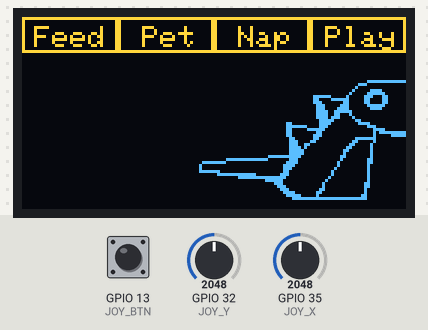
The sketch below on a simulated ESP32. Shown: 128×64 one-colour display. Inputs (shaded band) come from the test bench; at power-on: GPIO 35 (JOY_X) = 2048, GPIO 13 (JOY_BTN) HIGH, GPIO 32 (JOY_Y) = 2048. The OLED is the two-colour kind (top 16 rows yellow); random numbers use the default seed unless the sketch sets one; what the sketch prints to the serial monitor is not drawn.

Above: at 1.2 s.
1.3 s: GPIO 35 (JOY_X) set to 3603
At 1.82 s:
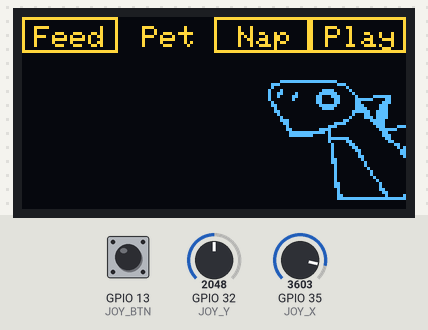
3.8 s: GPIO 13 (JOY_BTN) pulled LOW for 0.15 s
At 5.5 s:
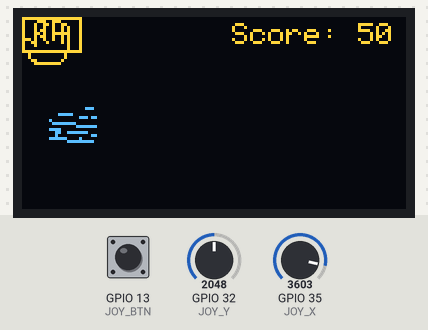
6.5 s: GPIO 13 (JOY_BTN) pulled LOW for 0.15 s
At 7.13 s:
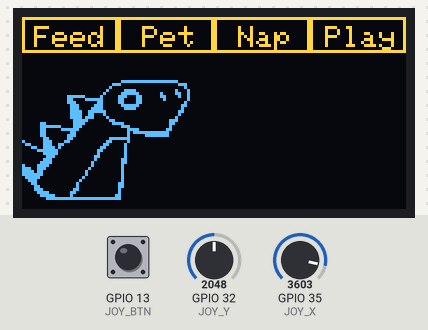
7.2 s: GPIO 35 (JOY_X) set to 2866
At 7.45 s:
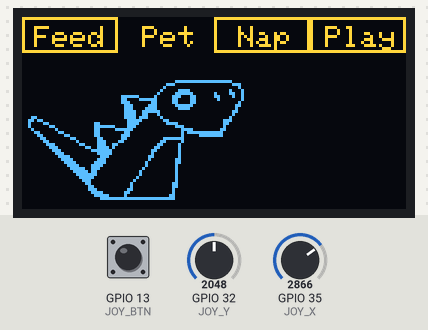
10.2 s: GPIO 35 (JOY_X) set to 4095
At 10.68 s:
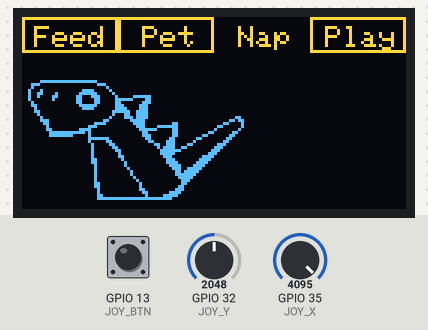
Timing chart, 0 to 13.0 s (numbered marks = the images above; inputs shaded):
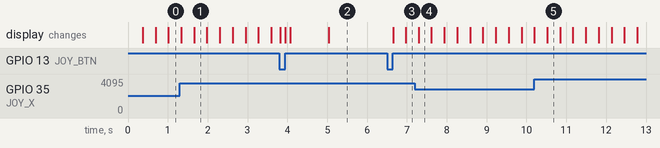

Measured:
- after the input at 6.5 s, the display: first changes after 0.16 s (image 3 shows a later state)

The sketch:

sketch.ino
```cpp
#include <SPI.h>
#include <Wire.h>
#include <Adafruit_GFX.h>
#include <Adafruit_SSD1306.h>
#include "dino_sprites.h"

#define SCREEN_WIDTH        128 // OLED display width, in pixels
#define SCREEN_HEIGHT        64 // OLED display height, in pixels

// Declaration for an SSD1306 display connected to I2C (SDA, SCL pins)
#define OLED_RESET -1 // Reset pin # (or -1 if sharing Arduino reset pin)
Adafruit_SSD1306 display(SCREEN_WIDTH, SCREEN_HEIGHT, &Wire, OLED_RESET);

#define JOY_X 35 // Joystick X-axis analog pin
#define JOY_Y 32 // Joystick Y-axis analog pin
#define JOY_BTN 13 // Joystick button pin

const int buttonWidth = 32;
const int buttonHeight = 12;
const int buttonY = 0;
const int buttonX[4] = {0, 32, 64, 96};
const char* menuLabels[4] = {"Feed", "Pet", "Nap", "Play"};
bool selected[4] = {false, false, false, false};
int joyX = 0;
int joyY = 0;
int joyButton = LOW;
int menuCount = -1;


int dinosaurX = 0;
int dinosaurY = 0;
int dinosaurSpeed = 2;

int hunger = 100;
int happiness = 48;
int tired = 100;

bool inGame = false;

unsigned char* dino_right[] = {bitmap_right_tail_up, bitmap_right_tail_down};
unsigned char* dino_left[] = {bitmap_left_tail_up, bitmap_left_tail_down};
unsigned char* cursor = bitmap_hand_cursor;
unsigned char* small_dino = bitmap_small_dino;
unsigned char* current_dino_sprite;

static unsigned long lastTime = 0;
static int dinoX = random(16, SCREEN_WIDTH - 16); // Assuming 16x16 dino
static int dinoY = random(16, SCREEN_HEIGHT - 16);

int cursorX, cursorY = 0;


void setup() {
  pinMode(JOY_BTN, INPUT_PULLUP);

  Serial.begin(115200);
  // SSD1306_SWITCHCAPVCC = generate display voltage from 3.3V internally
  if(!display.begin(SSD1306_SWITCHCAPVCC, 0x3C)) {
    Serial.println(F("SSD1306 allocation failed"));
    for(;;); // Don't proceed, loop forever
  }

  display.clearDisplay();

  // Display menu buttons
  for (int i = 0; i < 4; i++) {
    display.drawRect(buttonX[i], buttonY, buttonWidth, buttonHeight, SSD1306_WHITE);
  }
  //Draw Menu Text
  displayMenuText();
  display.display();

}

void loop() {
  Serial.println(inGame);

  joyX = map(analogRead(JOY_X), 0, 1023, 0, 32);
  joyY = map(analogRead(JOY_Y), 0, 1023, 0, 16);
  joyButton = digitalRead(JOY_BTN);

  //Serial.print(joyX);
  //Serial.print(", ");
  //Serial.println(joyY);

  if (!inGame){

    if(!joyButton){
      happiness+=1;
      Serial.println(happiness);
      if (menuCount == 1){
        inGame = true;
        setPetGame();
        delay(100);
        return;
      }
    }

    if(joyX > 100){
      menuCount++;
      if(menuCount > 3){
        menuCount = 0;
      }
    }else if(joyX < 28){
      menuCount--;
      if(menuCount < 0){
        menuCount = 3;
      }
    }

      display.clearDisplay();

  for (int i = 0; i < 4; i++) {
    if (i == menuCount) {
      // Flash the selected button by toggling between black and white
      static bool flashState = false;
      display.drawRect(buttonX[i], buttonY, buttonWidth, buttonHeight, flashState ? SSD1306_BLACK : SSD1306_WHITE);
      flashState = !flashState;
    } else {
      display.drawRect(buttonX[i], buttonY, buttonWidth, buttonHeight, SSD1306_WHITE);
    }
 }


  //get dino sprite to draw
  if(dinosaurSpeed >= 0){
    current_dino_sprite = dino_right[happiness > 50 ? 0 : 1];
  }else{
    current_dino_sprite = dino_left[happiness > 50 ? 0 : 1];
  }

  //flipBitmapVertical(current_dino_sprite, 128, 64);
  display.drawBitmap(dinosaurX, dinosaurY, current_dino_sprite, 128, 64, SSD1306_WHITE);


  // Move the dinosaur horizontally
  dinosaurX += dinosaurSpeed;

  // Check for boundaries and reverse direction
  if (dinosaurX <= -64 || dinosaurX >= SCREEN_WIDTH - 64) {
    dinosaurSpeed = -dinosaurSpeed;
  }

  displayMenuText();
  display.display();
  delay(10); // this speeds up the simulation

  }

  else {
    if (menuCount == 1){
      runPetGame();
        if (joyButton == LOW){
            // Debounce the button press
            // Recheck the button state after the debounce delay
            Serial.print("X: ");
            Serial.print(cursorX);
            Serial.print(" Y: ");
            Serial.println(cursorY);
                // Check if the cursor is in the "Back" button area
            if (cursorX < 20 and cursorY < 12){
                inGame = false;
                display.clearDisplay();
            }

        }
    }
}

}

void displayMenuText(){
  display.setTextSize(1);
  display.setTextColor(WHITE);

  display.setCursor(4, 3);
  display.println("Feed");

  display.setCursor(40, 3);
  display.println("Pet");

  display.setCursor(72, 3);
  display.println("Nap");

  display.setCursor(101, 3);
  display.println("Play");

}

void setPetGame() {
  display.clearDisplay();
  display.setTextSize(1);
  display.setTextColor(WHITE);

  // Coordinates and dimensions for the "Back" box
  int backX = 0, backY = 0;
  int backWidth = 20, backHeight = 12;  // Adjust size as needed

  // Draw a rectangle around "Back"
  display.drawRect(backX, backY, backWidth, backHeight, WHITE);

  // Draw "Back" text inside the rectangle
  display.setCursor(backX + 4, backY + 2); // Adjust cursor position as needed
  display.println("<-");

  display.setCursor(70, 2);
  display.print("Score: ");
  display.println(happiness);


}

void runPetGame() {


  joyX = map(analogRead(JOY_X), 0, 1023, 0, 32);
  joyY = map(analogRead(JOY_Y), 0, 1023, 0, 16);
  joyButton = digitalRead(JOY_BTN);

  const int cursorSize = 16;
  const int dinoSize = 16;


    if (joyX > 64) cursorX -= 5;
    if (joyX < 64) cursorX += 5;
    if (joyY > 32) cursorY -= 5;
    if (joyY < 32) cursorY += 5;

    // Constrain cursor position to display boundaries
    cursorX = constrain(cursorX, 0, SCREEN_WIDTH - 16);
    cursorY = constrain(cursorY, 0, SCREEN_HEIGHT - 16);

    // Game display logic
    display.clearDisplay();
    display.setTextSize(1);
    display.setTextColor(WHITE);

    // Draw the "Back" button
    setPetGame();
   // Or replicate the "Back" button drawing code here
    // Draw the cursor
    display.drawBitmap(cursorX, cursorY, cursor, 16, 16, SSD1306_WHITE);


  unsigned long currentTime = millis();


  if (cursorX < dinoX + dinoSize &&
      cursorX + cursorSize > dinoX &&
      cursorY < dinoY + dinoSize &&
      cursorY + cursorSize > dinoY) {

    lastTime = currentTime;

    // Collision detected, reposition dino
    dinoX = random(0, SCREEN_WIDTH - 16);
    dinoY = random(0, SCREEN_HEIGHT - 16);
    happiness += 1;
  }else if ((currentTime - lastTime > 5000)) { // 5 seconds passed
    lastTime = currentTime;
    dinoX = random(0, SCREEN_WIDTH - 16);
    dinoY = random(0, SCREEN_HEIGHT - 16);
  }

  // Draw the small dino
  display.drawBitmap(dinoX, dinoY, small_dino, 16, 16, SSD1306_WHITE);
  display.display();

  }


/*
void flashBitmap(static unsigned char bit_map){
  for (int i = 0; i < 8; i++) {
    bit_map[i] = ~bit_map[i];
  }
}

void flipBitmap(static unsigned char* bit_map, int size){
  for (int i = 0; i < size / 2; i++) {
    unsigned char temp = bit_map[i];
    bit_map[i] = bit_map[size - 1 - i];
    bit_map[size - 1 - i] = temp;
  }
}
*/

/*
void flipBitmapVertical(unsigned char* bitmap, int width, int height) {
  unsigned char tempBuffer[1024];
  for (int row = 0; row < height; row++) {
    for (int col = 0; col < width; col++) {
      int srcIndex = row * width + col;
      int destIndex = (height - 1 - row) * width + col;
      tempBuffer[destIndex] = bitmap[srcIndex];
    }
  }

  // Copy the flipped data back to the original bitmap in PROGMEM
  for (int i = 0; i < width * height; i++) {
    bitmap[i] = tempBuffer[i];
  }
}
*/
```

Source omitted: dino_sprites.h (data table, 26464 bytes)
